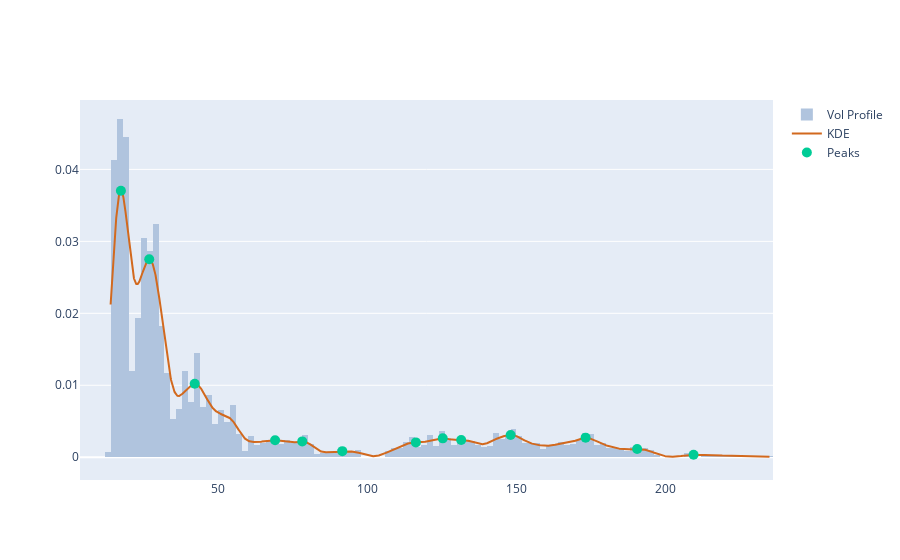

The notebook cell saved with this chart:
### Code cell
# Plot peaks on distribution plot
fig = get_dist_plot(close, volume, xr, kdy)
fig.add_trace(go.Scatter(name="Peaks", x=pkx, y=pky, mode='markers', marker=pk_marker_args)) 
fig.show()

### Figure 1 — Plotly figure (JSON) as saved in the notebook; plotly's stock layout.template omitted (floating-point values rounded to 4 significant figures; data arrays with more than 128 entries replaced by an {"elided": "..."} marker saying what was removed)
{"data": [{"histfunc": "sum", "histnorm": "probability density", "marker": {"color": "#B0C4DE"}, "name": "Vol Profile", "nbinsx": 150, "type": "histogram", "x": {"elided": "2921 float values"}, "y": {"elided": "2921 int values"}}, {"marker": {"color": "#D2691E"}, "mode": "lines", "name": "KDE", "type": "scatter", "x": {"elided": "5000 float values"}, "y": {"elided": "5000 float values"}}, {"marker": {"size": 10}, "mode": "markers", "name": "Peaks", "type": "scatter", "x": [17.39, 26.89, 42.14, 69.09, 78.19, 91.62, 116.3, 125.3, 131.5, 148.0, 173.2, 190.5, 209.4], "y": [0.03703, 0.02752, 0.01022, 0.00237, 0.002204, 0.000844, 0.002065, 0.002622, 0.002396, 0.003085, 0.00272, 0.001134, 0.0003451]}], "layout": {}}
